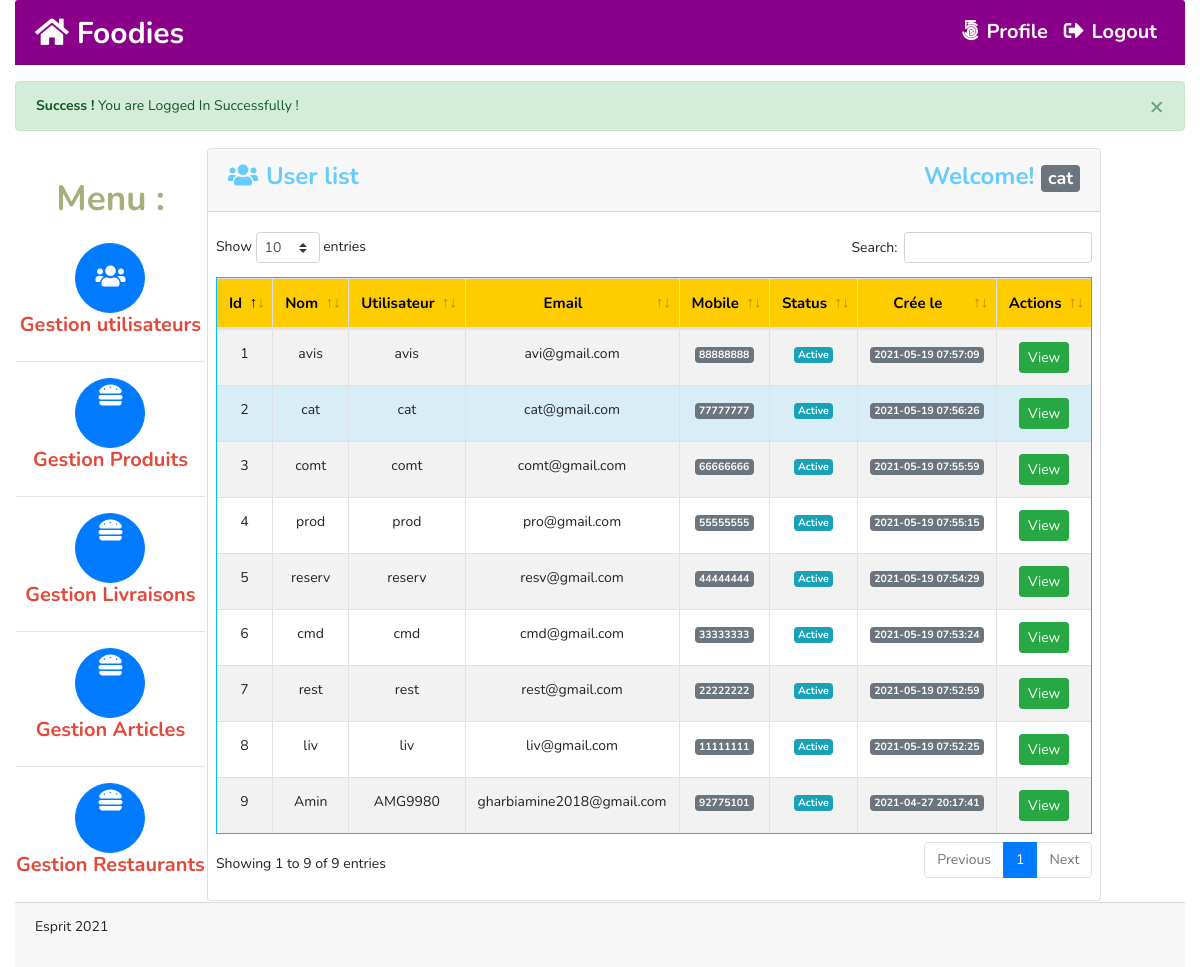
The app's page /index0.php (signed in) with its own data.
### tables this page shows
CREATE TABLE IF NOT EXISTS `users` (
  `id` int NOT NULL AUTO_INCREMENT,
  `name` varchar(255) DEFAULT NULL,
  `username` varchar(255) DEFAULT NULL,
  `email` varchar(255) DEFAULT NULL,
  `password` varchar(255) DEFAULT NULL,
  `mobile` varchar(25) DEFAULT NULL,
  `roleid` tinyint DEFAULT NULL,
  `isActive` tinyint DEFAULT '0',
  `created_at` timestamp NOT NULL DEFAULT CURRENT_TIMESTAMP,
  `updated_at` timestamp NOT NULL DEFAULT CURRENT_TIMESTAMP,
  PRIMARY KEY (`id`)
);

### classes/Users.php (called while the page is built, shortened)
<?php
include 'lib/Database.php';
include_once 'lib/Session.php';
class Users{
  private $db;
  public function __construct(){
    $this->db = new Database();
  }
   public function formatDate($date){
      $strtime = strtotime($date);
    return date('Y-m-d H:i:s', $strtime);
   }
  public function selectAllUserData(){
    $sql = "SELECT * FROM users ORDER BY id DESC";
    $stmt = $this->db->pdo->prepare($sql);
    $stmt->execute();
    return $stmt->fetchAll(PDO::FETCH_OBJ);
  }
}

### lib/Database.php (called while the page is built, shortened)
<?php
class  Database{
  public $pdo;
  public function __construct(){
    if (!isset($this->pdo)) {
      try {
        $link = new PDO('mysql:host='.DB_HOST.'; dbname='.DB_NAME, DB_USER, DB_PASS);
        $link->setAttribute(PDO::ATTR_ERRMODE, PDO::ERRMODE_EXCEPTION);
        $link->exec("SET CHARACTER SET utf8");
        $this->pdo  =  $link;
      } catch (PDOException $e) {
        die("Connection error...".$e->getMessage());
      }
    }
  }
}

### index0.php (the view, shortened to what this page needs)
<?php
include 'inc/header.php';
$logMsg = Session::get('logMsg');
if (isset($logMsg)) {
  echo $logMsg;
}
?>
<table>
    <td>
        <br>
        <center>
            <label style="color: #A6AF7A;font-weight: bold;font-size: 35px;padding: -2px;">
                Menu :
            </label>
        </center>
        <br>
        <center>
        <button type="button" class="btn btn-primary" style="width: 70px;height: 70px;padding: 2px 2px;
    border-radius: 35px;
    font-size: 24px;
    line-height: 1.33;" btn-xl"><i class="fa fa-users"></i>
        </button>
        </center>
        <center>
            <label style="color:  #E3493B;font-weight: bold;font-size: 20px;padding: -2px;">
            Gestion utilisateurs
        </label>
        </center>
        <hr>
        <center>
            <a class="btn btn-primary" style="width: 70px;height: 70px;padding: 2px 2px;
    border-radius: 35px;
    font-size: 24px;
    line-height: 1.33;" href="products.php">
                <i class='fas fa-hamburger' style="color:white"></i>
            </a>
        </center>
        <center>
            <label style="color: #E3493B;font-weight: bold;font-size: 20px;padding: -2px;">
            Gestion Produits
        </label>
        </center>
        <hr>
        <center>
            <a class="btn btn-primary" style="width: 70px;height: 70px;padding: 2px 2px;
    border-radius: 35px;
    font-size: 24px;
    line-height: 1.33;" href="Livraisons.php">
                <i class='fas fa-hamburger' style="color:white"></i>
            </a>
        </center>
        <center>
        <label style="color: #E3493B;font-weight: bold;font-size: 20px;padding: -2px;">
            Gestion Livraisons
        </label>
        </center>
        <hr>
        <center>
            <a class="btn btn-primary" style="width: 70px;height: 70px;padding: 2px 2px;
    border-radius: 35px;
    font-size: 24px;
    line-height: 1.33;" href="Avis.php">
                <i class='fas fa-hamburger' style="color:white"></i>
            </a>
        </center>
        <center>
        <label style="color: #E3493B;font-weight: bold;font-size: 20px;padding: -2px;">
            Gestion Articles
        </label>
        </center>
        <hr>
        <center>
            <a class="btn btn-primary" style="width: 70px;height: 70px;padding: 2px 2px;
    border-radius: 35px;
    font-size: 24px;
    line-height: 1.33;" href="Restaurant.php">
                <i class='fas fa-hamburger' style="color:white"></i>
            </a>
        </center>
        <center>
        <label style="color: #E3493B;font-weight: bold;font-size: 20px;padding: -2px;">
            Gestion Restaurants
        </label>
        </center>
    </td>
    <td>
        <div class="card ">
        <div class="card-header">
            <h3 style="color: #66CCFF;font-weight: bold"><i style class="fas fa-users mr-2"></i>User list <span class="float-right" style="color: # #E3493B;font-weight: bold">Welcome! <strong>
            <span class="badge badge-lg badge-secondary text-white">
<?php
$username = Session::get('username');
if (isset($username)) {
    echo $username;
}
?></span>
          </strong></span></h3>
        </div>
        <div class="card-body pr-2 pl-2">
            <table id="example" class="table table-striped table-bordered" style="width:100%; border-color: deepskyblue">
                <thead style="background-color : #FFCC00;font-size: 15px; color: black;font-weight: bold;">
                <tr >
                    <th  class="text-center" >Id</th>
                    <th  class="text-center">Nom</th>
                    <th  class="text-center">Utilisateur</th>
                    <th  class="text-center">Email</th>
                    <th  class="text-center">Mobile</th>
                    <th  class="text-center">Status</th>
                    <th  class="text-center">Crée le </th>
                    <th  width='25%' class="text-center">Actions</th>
                </tr>
                </thead>
                <tbody>
                <?php
                $allUser = $users->selectAllUserData();
                if ($allUser) {
                    $i = 0;
                    foreach ($allUser as  $value) {
                        $i++;
                        ?>
                        <tr class="text-center"
                            <?php if (Session::get("id") == $value->id) {
                                echo "style='background:#d9edf7' ";
                            } ?>
                        >
                            <td><?php echo $i; ?></td>
                            <td><?php echo $value->name; ?></td>
                            <td><?php echo $value->username; ?> <br>
                                <?php if ($value->role  == '1'){
                                    echo "<span class='badge badge-lg badge-info text-white'>Admin</span>";
                                } elseif ($value->role == '2') {
                                    echo "<span class='badge badge-lg badge-dark text-white'>Livraison</span>";
                                }elseif ($value->role == '3') {
                                    echo "<span class='badge badge-lg badge-dark text-white'>User Only</span>";
                                } ?></td>
                            <td><?php echo $value->email; ?></td>
                            <td><span class="badge badge-lg badge-secondary text-white"><?php echo $value->mobile; ?></span></td>
                            <td>
                                <?php if ($value->isActive == '0') { ?>
                                    <span class="badge badge-lg badge-info text-white">Active</span>
                                <?php }else{ ?>
                                    <span class="badge badge-lg badge-danger text-white">Deactive</span>
                                <?php } ?>
                            </td>
                            <td><span class="badge badge-lg badge-secondary text-white"><?php echo $users->formatDate($value->created_at);  ?></span></td>
                            <td>
                                <?php if ( Session::get("role") == '1') {?>
                                    <a class="btn btn-success btn-sm
                            " href="profile.php?id=<?php echo $value->id;?>">View</a>
                                    <a class="btn btn-info btn-sm " href="profile.php?id=<?php echo $value->id;?>">Edit</a>
                                    <a onclick="return confirm('Are you sure To Delete ?')" class="btn btn-danger
                    <?php if (Session::get("id") == $value->id) {
                                        echo "disabled";
                                    } ?>
                             btn-sm " href="?remove=<?php echo $value->id;?>">Remove</a>
                                    <?php if ($value->isActive == '0') {  ?>
                                        <a onclick="return confirm('Are you sure To Deactive ?')" class="btn btn-warning
                       <?php if (Session::get("id") == $value->id) {
                                            echo "disabled";
                                        } ?>
                                btn-sm " href="?deactive=<?php echo $value->id;?>">Disable</a>
                                    <?php } elseif($value->isActive == '1'){?>
                                        <a onclick="return confirm('Are you sure To Active ?')" class="btn btn-secondary
                       <?php if (Session::get("id") == $value->id) {
                                            echo "disabled";
                                        } ?>
                                btn-sm " href="?active=<?php echo $value->id;?>">Active</a>
                                    <?php } ?>
                                <?php  }elseif(Session::get("id") == $value->id  && Session::get("role") == '2'){ ?>
                                    <a class="btn btn-success btn-sm " href="profile.php?id=<?php echo $value->id;?>">View</a>
                                    <a class="btn btn-info btn-sm " href="profile.php?id=<?php echo $value->id;?>">Edit</a>
                                <?php }elseif(Session::get("id") == $value->id  && Session::get("role") == '3'){ ?>
                                    <a class="btn btn-success btn-sm " href="profile.php?id=<?php echo $value->id;?>">View</a>
                                    <a class="btn btn-info btn-sm " href="profile.php?id=<?php echo $value->id;?>">Edit</a>
                                <?php }else{ ?>
                                    <a class="btn btn-success btn-sm
                          <?php if ($value->role == '1') {
                                        echo "disabled";
                                    } ?>
                          " href="profile.php?id=<?php echo $value->id;?>">View</a>
                                <?php } ?>
                            </td>
                        </tr>
                    <?php }}else{ ?>
                    <tr class="text-center">
                        <td>No user availabe now !</td>
                    </tr>
                <?php } ?>
                </tbody>
            </table>
        </div>
    </div>
    </td>
</table>
  <?php
  include 'inc/footer.php';
  ?>

### inc/header.php (shortened to what this page needs)
<?php
$filepath = realpath(dirname(__FILE__));
include_once $filepath."/../lib/Session.php";
$users = new Users();
?>
<!DOCTYPE html>
<html lang="en" dir="ltr">
  <head>
    <link rel="stylesheet" href="assets/bootstrap.min.css">
    <link href="https://use.fontawesome.com/releases/v5.0.4/css/all.css" rel="stylesheet">
    <link rel="stylesheet" href="assets/dataTables.bootstrap4.min.css">
    <link rel="stylesheet" href="assets/style.css">
  </head>
  <body>
    <div class="container" style="max-width: 100%; margin: 0">
      <nav class="navbar navbar-expand-md navbar-dark  card-header" style="background-color : darkmagenta";>
        <a class="navbar-brand" style="font-size: 30px; color: white;font-weight: bold;" href="index.php"><i class="fas fa-home mr-2"></i>Foodies</a>
        <div class="collapse navbar-collapse" id="navbarsExampleDefault">
          <ul class="navbar-nav ml-auto">
          <?php if (Session::get('id') == TRUE) { ?>
            <li class="nav-item
            <?php
      				$path = $_SERVER['SCRIPT_FILENAME'];
      				$current = basename($path, '.php');
      				if ($current == 'profile') {
      					echo "active ";
      				}
      			 ?>
            ">
              <a style="font-size: 20px; color: white;font-weight: bold;" class="nav-link" href="profile.php?id=<?php echo Session::get("id"); ?>"><i class="fab fa-500px mr-2"></i>Profile <span class="sr-only">(current)</span></a>
            </li>
            <li class="nav-item">
              <a style="font-size: 20px; color: white;font-weight: bold;" class="nav-link" href="?action=logout"><i class="fas fa-sign-out-alt mr-2"></i>Logout</a>
            </li>
          <?php } ?>
          </ul>
        </div>
      </nav>

### inc/footer.php (shortened to what this page needs)
<div class="well card-footer">
      <p class="center">Esprit 2021</p>
</div>
  </body>
</html>

### assets/style.css (style rules this page uses)
body { line-height: 24px; font-size: 14px; font-style: normal; font-weight: normal; visibility: visible; font-family: 'Nunito', sans-serif; color: #222; }
h1, h2, h3, h4, h5, h6 { color: #222; font-family: 'Nunito', sans-serif; font-weight: 400; margin-top: 0; }
h3 { font-size: 24px; line-height: 30px; }

### records on screen
users: name "avis", username "avis", email "avi@gmail.com", mobile "88888888", isActive "Active", created_at "2021-05-19 07:57:09"
users: name "cat", username "cat", email "cat@gmail.com", mobile "77777777", isActive "Active", created_at "2021-05-19 07:56:26"
users: name "comt", username "comt", email "comt@gmail.com", mobile "66666666", isActive "Active", created_at "2021-05-19 07:55:59"
users: name "prod", username "prod", email "pro@gmail.com", mobile "55555555", isActive "Active", created_at "2021-05-19 07:55:15"
users: name "reserv", username "reserv", email "resv@gmail.com", mobile "44444444", isActive "Active", created_at "2021-05-19 07:54:29"
users: name "cmd", username "cmd", email "cmd@gmail.com", mobile "33333333", isActive "Active", created_at "2021-05-19 07:53:24"
users: name "rest", username "rest", email "rest@gmail.com", mobile "22222222", isActive "Active", created_at "2021-05-19 07:52:59"
users: name "liv", username "liv", email "liv@gmail.com", mobile "11111111", isActive "Active", created_at "2021-05-19 07:52:25"
users: name "Amin", username "AMG9980", email "gharbiamine2018@gmail.com", mobile "92775101", isActive "Active", created_at "2021-04-27 20:17:41"

### other values on screen
$logMsg "× Success ! You are Logged In Successfully !"
$username "cat"
